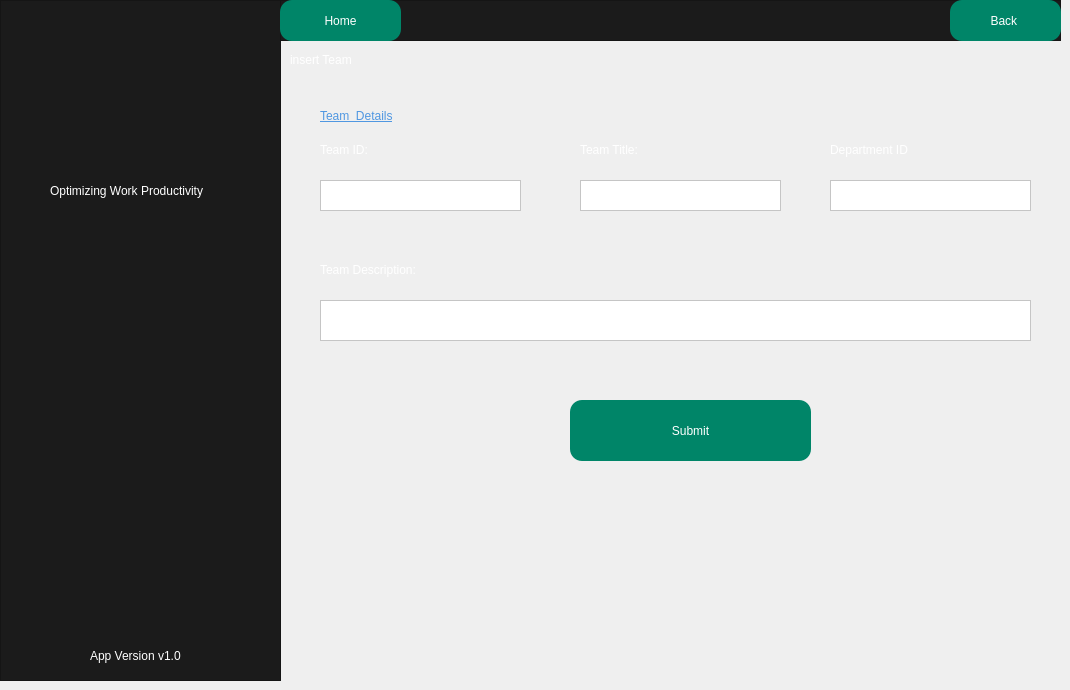
    <widget class="QWidget" name="InsertTeam">
     <widget class="QLabel" name="label_170">
      <property name="geometry">
       <rect>
        <x>320</x>
        <y>140</y>
        <width>81</width>
        <height>20</height>
       </rect>
      </property>
      <property name="styleSheet">
       <string notr="true">color:white;
font: 10pt &quot;Tahoma&quot;;</string>
      </property>
      <property name="text">
       <string>Team ID:</string>
      </property>
     </widget>
     <widget class="QLabel" name="label_168">
      <property name="geometry">
       <rect>
        <x>580</x>
        <y>140</y>
        <width>101</width>
        <height>20</height>
       </rect>
      </property>
      <property name="styleSheet">
       <string notr="true">color:white;
font: 10pt &quot;Tahoma&quot;;</string>
      </property>
      <property name="text">
       <string>Team Title:</string>
      </property>
     </widget>
     <widget class="QPlainTextEdit" name="insTeamTitle">
      <property name="geometry">
       <rect>
        <x>580</x>
        <y>180</y>
        <width>201</width>
        <height>31</height>
       </rect>
      </property>
      <property name="styleSheet">
       <string notr="true">color:black;
background-color: rgba(255,255,255,255);
</string>
      </property>
     </widget>
     <widget class="QLabel" name="label_162">
      <property name="geometry">
       <rect>
        <x>290</x>
        <y>50</y>
        <width>121</width>
        <height>20</height>
       </rect>
      </property>
      <property name="styleSheet">
       <string notr="true">color:white;</string>
      </property>
      <property name="text">
       <string>insert Team</string>
      </property>
     </widget>
     <widget class="QLabel" name="label_169">
      <property name="geometry">
       <rect>
        <x>830</x>
        <y>140</y>
        <width>131</width>
        <height>20</height>
       </rect>
      </property>
      <property name="styleSheet">
       <string notr="true">color:white;
font: 10pt &quot;Tahoma&quot;;</string>
      </property>
      <property name="text">
       <string>Department ID</string>
      </property>
     </widget>
     <widget class="QLabel" name="label_163">
      <property name="geometry">
       <rect>
        <x>320</x>
        <y>100</y>
        <width>191</width>
        <height>31</height>
       </rect>
      </property>
      <property name="styleSheet">
       <string notr="true">color: rgb(80, 151, 225);

font: italic 13pt &quot;Times New Roman&quot;;
text-decoration: underline;</string>
      </property>
      <property name="text">
       <string>Team  Details</string>
      </property>
     </widget>
     <widget class="QFrame" name="frame_40">
      <property name="geometry">
       <rect>
        <x>0</x>
        <y>0</y>
        <width>281</width>
        <height>681</height>
       </rect>
      </property>
      <property name="styleSheet">
       <string notr="true">background-color:rgba(27,27,27,255);</string>
      </property>
      <property name="frameShape">
       <enum>QFrame::StyledPanel</enum>
      </property>
      <property name="frameShadow">
       <enum>QFrame::Raised</enum>
      </property>
      <widget class="QLabel" name="label_164">
       <property name="geometry">
        <rect>
         <x>10</x>
         <y>10</y>
         <width>261</width>
         <height>151</height>
        </rect>
       </property>
       <property name="text">
        <string/>
       </property>
       <property name="pixmap">
        <pixmap resource="../resource.qrc">:/pics/picture/people.png</pixmap>
       </property>
       <property name="scaledContents">
        <bool>true</bool>
       </property>
      </widget>
      <widget class="QLabel" name="label_166">
       <property name="geometry">
        <rect>
         <x>50</x>
         <y>180</y>
         <width>201</width>
         <height>21</height>
        </rect>
       </property>
       <property name="styleSheet">
        <string notr="true">color: rgb(255, 255, 255);
font: italic 9pt &quot;Segoe UI&quot;;</string>
       </property>
       <property name="text">
        <string>Optimizing Work Productivity</string>
       </property>
      </widget>
      <widget class="QLabel" name="label_167">
       <property name="geometry">
        <rect>
         <x>90</x>
         <y>640</y>
         <width>121</width>
         <height>31</height>
        </rect>
       </property>
       <property name="styleSheet">
        <string notr="true">color:white;</string>
       </property>
       <property name="text">
        <string>App Version v1.0</string>
       </property>
      </widget>
     </widget>
     <widget class="QPlainTextEdit" name="insteamID">
      <property name="geometry">
       <rect>
        <x>320</x>
        <y>180</y>
        <width>201</width>
        <height>31</height>
       </rect>
      </property>
      <property name="styleSheet">
       <string notr="true">color:black;
background-color: rgba(255,255,255,255);
</string>
      </property>
     </widget>
     <widget class="QPlainTextEdit" name="insTeamDeptID">
      <property name="geometry">
       <rect>
        <x>830</x>
        <y>180</y>
        <width>201</width>
        <height>31</height>
       </rect>
      </property>
      <property name="styleSheet">
       <string notr="true">color:black;
background-color: rgba(255,255,255,255);
</string>
      </property>
     </widget>
     <widget class="QFrame" name="frame_41">
      <property name="geometry">
       <rect>
        <x>280</x>
        <y>0</y>
        <width>781</width>
        <height>41</height>
       </rect>
      </property>
      <property name="styleSheet">
       <string notr="true">background-color:rgba(27,27,27,255);</string>
      </property>
      <property name="frameShape">
       <enum>QFrame::StyledPanel</enum>
      </property>
      <property name="frameShadow">
       <enum>QFrame::Raised</enum>
      </property>
      <widget class="QPushButton" name="homebutton_14">
       <property name="geometry">
        <rect>
         <x>670</x>
         <y>0</y>
         <width>111</width>
         <height>41</height>
        </rect>
       </property>
       <property name="styleSheet">
        <string notr="true">border-radius:12px;
background-color:rgba(0,133,104,255);
color:white;</string>
       </property>
       <property name="text">
        <string>Back </string>
       </property>
      </widget>
      <widget class="QPushButton" name="homebutton_28">
       <property name="geometry">
        <rect>
         <x>0</x>
         <y>0</y>
         <width>121</width>
         <height>41</height>
        </rect>
       </property>
       <property name="styleSheet">
        <string notr="true">border-radius:12px;
background-color:rgba(0,133,104,255);
color:white;</string>
       </property>
       <property name="text">
        <string>Home</string>
       </property>
      </widget>
     </widget>
     <widget class="QLabel" name="label_171">
      <property name="geometry">
       <rect>
        <x>320</x>
        <y>260</y>
        <width>141</width>
        <height>20</height>
       </rect>
      </property>
      <property name="styleSheet">
       <string notr="true">color:white;
font: 10pt &quot;Tahoma&quot;;</string>
      </property>
      <property name="text">
       <string>Team Description:</string>
      </property>
     </widget>
     <widget class="QPlainTextEdit" name="InsTeamDesp">
      <property name="geometry">
       <rect>
        <x>320</x>
        <y>300</y>
        <width>711</width>
        <height>41</height>
       </rect>
      </property>
      <property name="styleSheet">
       <string notr="true">color:black;
background-color: rgba(255,255,255,255);
</string>
      </property>
     </widget>
     <widget class="QPushButton" name="teaminsert">
      <property name="geometry">
       <rect>
        <x>570</x>
        <y>400</y>
        <width>241</width>
        <height>61</height>
       </rect>
      </property>
      <property name="styleSheet">
       <string notr="true">border-radius:12px;
background-color:rgba(0,133,104,255);
color:white;</string>
      </property>
      <property name="text">
       <string>Submit</string>
      </property>
     </widget>
    </widget>
